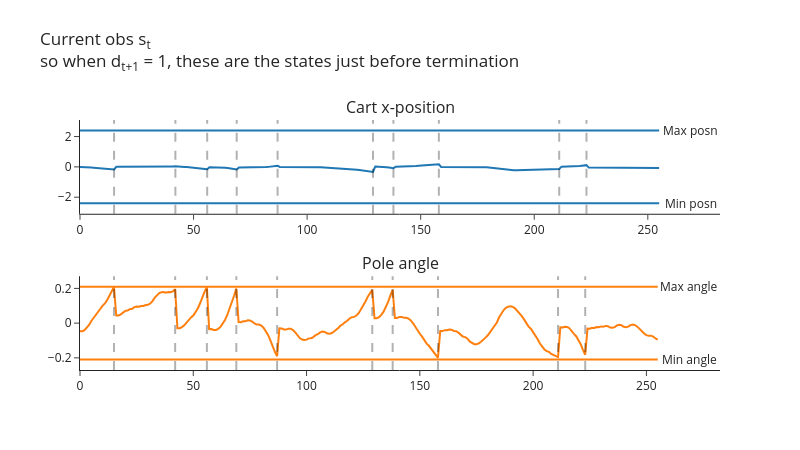
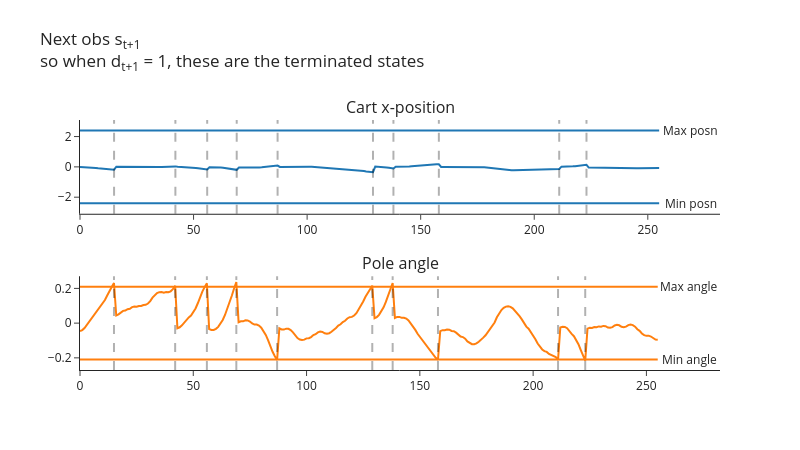
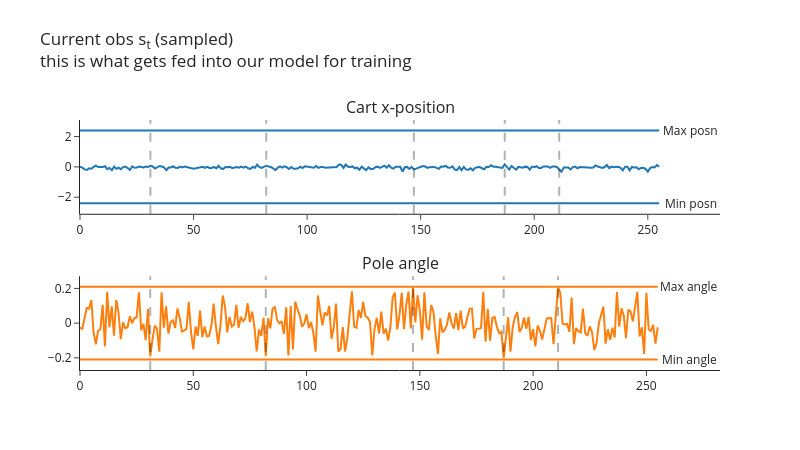

Write notebook code for charts like these, in order.
### Markdown cell above
Next, you can run the following code to visualize your cart's position and angle, and see how these look in both the buffer and the buffer's random samples. Do the samples look correctly shuffled? Also, based on the [CartPole source code](https://github.com/Farama-Foundation/Gymnasium/blob/main/gymnasium/envs/classic_control/cartpole.py), do the angles & positions at which the cart terminates make sense? (Note, the min/max values in the table are different to the termination ranges, the latter can be found *below* the table in the docstring.)

Note that the code below uses our batched `CartPole` with `num_envs=1`, so every tensor it returns has a leading dummy batch dimension of size 1 (one row per environment).

<!-- Lastly, note how there's actually a slight epsiode mismatch between $s_t$ and $s_{t+1}$ in the plots below. The vertical lines show the values of $t$ where $d_{t+1} = 1$, so we can see that at these points $s_t$ and $s_{t+1}$ both refer to the terminated episode (they're the pre-final and final observations respectively), but immediately after these points $s_t$ refers to the terminal observation while $s_{t+1}$ refers to the first observation of the new episode. This isn't really a problem though, because we don't care what action our agent learns to take when $s_t$ is a terminal state (i.e. out of bounds). If we were being careful then we'd want to filter these terms out of our buffer, but for our purposes this week it doesn't really matter if we keep them in. -->

Lastly, note how when we terminate environments we do something slightly different. If `envs.step` results in some environments terminating, it'll actually return `next_obs` as the reset observation for the next episode. In this case, we want to use this as our starting observation for the next step, but we need to make sure we record the correct terminal observation in our buffer - we do this by extracting it from the `infos` dict, which is where it gets stored. You can see this in the plots below: the vertical lines are the values $t$ where $d_{t+1}=1$ i.e. $s_{t+1}$ is terminal, and we can see that $s_t$ is the final observation of the terminated episode while $s_{t+1}$ is the first observation of the new episode immediately after.

### Code cell
buffer = ReplayBuffer(num_envs=1, obs_shape=(4,), action_shape=(), buffer_size=256, seed=0, device=device)
envs = CartPole(num_envs=1, seed=0, device=device)
obs, infos = envs.reset()

for i in range(256):
    # Choose random actions (one per environment), and take a step in the environment
    actions = t.randint(0, envs.single_action_space.n, (envs.num_envs,), device=device)
    next_obs, rewards, terminated, truncated, infos = envs.step(actions)

    # Get `true_next_obs` by finding all environments where we terminated & replacing `next_obs`
    # with the actual terminal states (the env has already auto-reset those environments, and stored
    # the observation they ended on in `infos["final_observation"]`)
    done = terminated | truncated
    true_next_obs = next_obs.clone()
    true_next_obs[done] = infos["final_observation"][done]

    # Add experience to buffer
    buffer.add(obs, actions, rewards, terminated, true_next_obs)
    obs = next_obs

sample = buffer.sample(256)

plot_cartpole_obs_and_dones(
    buffer.obs.cpu(),
    buffer.terminated.cpu(),
    title="Current obs s<sub>t</sub><br>so when d<sub>t+1</sub> = 1, these are the states just before termination",
)

plot_cartpole_obs_and_dones(
    buffer.next_obs.cpu(),
    buffer.terminated.cpu(),
    title="Next obs s<sub>t+1</sub><br>so when d<sub>t+1</sub> = 1, these are the terminated states",
)

plot_cartpole_obs_and_dones(
    sample.obs.cpu(),
    sample.terminated.cpu(),
    title="Current obs s<sub>t</sub> (sampled)<br>this is what gets fed into our model for training",
)

### Figure 1 — Plotly figure (JSON) as saved in the notebook; plotly's stock layout.template omitted (floating-point values rounded to 4 significant figures; data arrays with more than 128 entries replaced by an {"elided": "..."} marker saying what was removed)
{"data": [{"marker": {"color": "#1F77B4"}, "mode": "lines", "name": "posn", "type": "scatter", "xaxis": "x", "y": {"elided": "256 float values"}, "yaxis": "y"}, {"marker": {"color": "#1F77B4"}, "mode": "lines", "name": "posn_min", "type": "scatter", "xaxis": "x", "y": {"elided": "256 float values"}, "yaxis": "y"}, {"marker": {"color": "#1F77B4"}, "mode": "lines", "name": "posn_max", "type": "scatter", "xaxis": "x", "y": {"elided": "256 float values"}, "yaxis": "y"}, {"marker": {"color": "#FF7F0E"}, "mode": "lines", "name": "angle", "type": "scatter", "xaxis": "x2", "y": {"elided": "256 float values"}, "yaxis": "y2"}, {"marker": {"color": "#FF7F0E"}, "mode": "lines", "name": "angle_min", "type": "scatter", "xaxis": "x2", "y": {"elided": "256 float values"}, "yaxis": "y2"}, {"marker": {"color": "#FF7F0E"}, "mode": "lines", "name": "angle_max", "type": "scatter", "xaxis": "x2", "y": {"elided": "256 float values"}, "yaxis": "y2"}], "layout": {"annotations": [{"font": {"size": 16}, "showarrow": false, "text": "Cart x-position", "x": 0.5, "xanchor": "center", "xref": "paper", "y": 1, "yanchor": "bottom", "yref": "paper"}, {"font": {"size": 16}, "showarrow": false, "text": "Pole angle", "x": 0.5, "xanchor": "center", "xref": "paper", "y": 0.375, "yanchor": "bottom", "yref": "paper"}, {"showarrow": false, "text": "Min posn", "x": 268.8, "xref": "x", "y": -2.4, "yref": "y"}, {"showarrow": false, "text": "Min angle", "x": 268.8, "xref": "x2", "y": -0.2095, "yref": "y2"}, {"showarrow": false, "text": "Max posn", "x": 268.8, "xref": "x", "y": 2.4, "yref": "y"}, {"showarrow": false, "text": "Max angle", "x": 268.8, "xref": "x2", "y": 0.2095, "yref": "y2"}], "height": 450, "hovermode": "x unified", "margin": {"t": 120}, "shapes": [{"line": {"color": "black", "dash": "dash", "width": 2}, "type": "line", "x0": 15, "x1": 15, "xref": "x", "y0": 0, "y1": 1, "yref": "y domain"}, {"line": {"color": "black", "dash": "dash", "width": 2}, "type": "line", "x0": 42, "x1": 42, "xref": "x", "y0": 0, "y1": 1, "yref": "y domain"}, {"line": {"color": "black", "dash": "dash", "width": 2}, "type": "line", "x0": 56, "x1": 56, "xref": "x", "y0": 0, "y1": 1, "yref": "y domain"}, {"line": {"color": "black", "dash": "dash", "width": 2}, "type": "line", "x0": 69, "x1": 69, "xref": "x", "y0": 0, "y1": 1, "yref": "y domain"}, {"line": {"color": "black", "dash": "dash", "width": 2}, "type": "line", "x0": 87, "x1": 87, "xref": "x", "y0": 0, "y1": 1, "yref": "y domain"}, {"line": {"color": "black", "dash": "dash", "width": 2}, "type": "line", "x0": 129, "x1": 129, "xref": "x", "y0": 0, "y1": 1, "yref": "y domain"}, {"line": {"color": "black", "dash": "dash", "width": 2}, "type": "line", "x0": 138, "x1": 138, "xref": "x", "y0": 0, "y1": 1, "yref": "y domain"}, {"line": {"color": "black", "dash": "dash", "width": 2}, "type": "line", "x0": 158, "x1": 158, "xref": "x", "y0": 0, "y1": 1, "yref": "y domain"}, {"line": {"color": "black", "dash": "dash", "width": 2}, "type": "line", "x0": 211, "x1": 211, "xref": "x", "y0": 0, "y1": 1, "yref": "y domain"}, {"line": {"color": "black", "dash": "dash", "width": 2}, "type": "line", "x0": 223, "x1": 223, "xref": "x", "y0": 0, "y1": 1, "yref": "y domain"}, {"line": {"color": "black", "dash": "dash", "width": 2}, "type": "line", "x0": 15, "x1": 15, "xref": "x2", "y0": 0, "y1": 1, "yref": "y2 domain"}, {"line": {"color": "black", "dash": "dash", "width": 2}, "type": "line", "x0": 42, "x1": 42, "xref": "x2", "y0": 0, "y1": 1, "yref": "y2 domain"}, {"line": {"color": "black", "dash": "dash", "width": 2}, "type": "line", "x0": 56, "x1": 56, "xref": "x2", "y0": 0, "y1": 1, "yref": "y2 domain"}, {"line": {"color": "black", "dash": "dash", "width": 2}, "type": "line", "x0": 69, "x1": 69, "xref": "x2", "y0": 0, "y1": 1, "yref": "y2 domain"}, {"line": {"color": "black", "dash": "dash", "width": 2}, "type": "line", "x0": 87, "x1": 87, "xref": "x2", "y0": 0, "y1": 1, "yref": "y2 domain"}, {"line": {"color": "black", "dash": "dash", "width": 2}, "type": "line", "x0": 129, "x1": 129, "xref": "x2", "y0": 0, "y1": 1, "yref": "y2 domain"}, {"line": {"color": "black", "dash": "dash", "width": 2}, "type": "line", "x0": 138, "x1": 138, "xref": "x2", "y0": 0, "y1": 1, "yref": "y2 domain"}, {"line": {"color": "black", "dash": "dash", "width": 2}, "type": "line", "x0": 158, "x1": 158, "xref": "x2", "y0": 0, "y1": 1, "yref": "y2 domain"}, {"line": {"color": "black", "dash": "dash", "width": 2}, "type": "line", "x0": 211, "x1": 211, "xref": "x2", "y0": 0, "y1": 1, "yref": "y2 domain"}, {"line": {"color": "black", "dash": "dash", "width": 2}, "type": "line", "x0": 223, "x1": 223, "xref": "x2", "y0": 0, "y1": 1, "yref": "y2 domain"}], "showlegend": false, "title": {"text": "Current obs s<sub>t</sub><br>so when d<sub>t+1</sub> = 1, these are the states just before termination", "y": 0.9}, "width": 800, "xaxis": {"anchor": "y", "domain": [0, 1]}, "xaxis2": {"anchor": "y2", "domain": [0, 1]}, "yaxis": {"anchor": "x", "domain": [0.625, 1]}, "yaxis2": {"anchor": "x2", "domain": [0, 0.375]}}}

### Figure 2 — Plotly figure (JSON) as saved in the notebook; plotly's stock layout.template omitted (floating-point values rounded to 4 significant figures; data arrays with more than 128 entries replaced by an {"elided": "..."} marker saying what was removed)
{"data": [{"marker": {"color": "#1F77B4"}, "mode": "lines", "name": "posn", "type": "scatter", "xaxis": "x", "y": {"elided": "256 float values"}, "yaxis": "y"}, {"marker": {"color": "#1F77B4"}, "mode": "lines", "name": "posn_min", "type": "scatter", "xaxis": "x", "y": {"elided": "256 float values"}, "yaxis": "y"}, {"marker": {"color": "#1F77B4"}, "mode": "lines", "name": "posn_max", "type": "scatter", "xaxis": "x", "y": {"elided": "256 float values"}, "yaxis": "y"}, {"marker": {"color": "#FF7F0E"}, "mode": "lines", "name": "angle", "type": "scatter", "xaxis": "x2", "y": {"elided": "256 float values"}, "yaxis": "y2"}, {"marker": {"color": "#FF7F0E"}, "mode": "lines", "name": "angle_min", "type": "scatter", "xaxis": "x2", "y": {"elided": "256 float values"}, "yaxis": "y2"}, {"marker": {"color": "#FF7F0E"}, "mode": "lines", "name": "angle_max", "type": "scatter", "xaxis": "x2", "y": {"elided": "256 float values"}, "yaxis": "y2"}], "layout": {"annotations": [{"font": {"size": 16}, "showarrow": false, "text": "Cart x-position", "x": 0.5, "xanchor": "center", "xref": "paper", "y": 1, "yanchor": "bottom", "yref": "paper"}, {"font": {"size": 16}, "showarrow": false, "text": "Pole angle", "x": 0.5, "xanchor": "center", "xref": "paper", "y": 0.375, "yanchor": "bottom", "yref": "paper"}, {"showarrow": false, "text": "Min posn", "x": 268.8, "xref": "x", "y": -2.4, "yref": "y"}, {"showarrow": false, "text": "Min angle", "x": 268.8, "xref": "x2", "y": -0.2095, "yref": "y2"}, {"showarrow": false, "text": "Max posn", "x": 268.8, "xref": "x", "y": 2.4, "yref": "y"}, {"showarrow": false, "text": "Max angle", "x": 268.8, "xref": "x2", "y": 0.2095, "yref": "y2"}], "height": 450, "hovermode": "x unified", "margin": {"t": 120}, "shapes": [{"line": {"color": "black", "dash": "dash", "width": 2}, "type": "line", "x0": 15, "x1": 15, "xref": "x", "y0": 0, "y1": 1, "yref": "y domain"}, {"line": {"color": "black", "dash": "dash", "width": 2}, "type": "line", "x0": 42, "x1": 42, "xref": "x", "y0": 0, "y1": 1, "yref": "y domain"}, {"line": {"color": "black", "dash": "dash", "width": 2}, "type": "line", "x0": 56, "x1": 56, "xref": "x", "y0": 0, "y1": 1, "yref": "y domain"}, {"line": {"color": "black", "dash": "dash", "width": 2}, "type": "line", "x0": 69, "x1": 69, "xref": "x", "y0": 0, "y1": 1, "yref": "y domain"}, {"line": {"color": "black", "dash": "dash", "width": 2}, "type": "line", "x0": 87, "x1": 87, "xref": "x", "y0": 0, "y1": 1, "yref": "y domain"}, {"line": {"color": "black", "dash": "dash", "width": 2}, "type": "line", "x0": 129, "x1": 129, "xref": "x", "y0": 0, "y1": 1, "yref": "y domain"}, {"line": {"color": "black", "dash": "dash", "width": 2}, "type": "line", "x0": 138, "x1": 138, "xref": "x", "y0": 0, "y1": 1, "yref": "y domain"}, {"line": {"color": "black", "dash": "dash", "width": 2}, "type": "line", "x0": 158, "x1": 158, "xref": "x", "y0": 0, "y1": 1, "yref": "y domain"}, {"line": {"color": "black", "dash": "dash", "width": 2}, "type": "line", "x0": 211, "x1": 211, "xref": "x", "y0": 0, "y1": 1, "yref": "y domain"}, {"line": {"color": "black", "dash": "dash", "width": 2}, "type": "line", "x0": 223, "x1": 223, "xref": "x", "y0": 0, "y1": 1, "yref": "y domain"}, {"line": {"color": "black", "dash": "dash", "width": 2}, "type": "line", "x0": 15, "x1": 15, "xref": "x2", "y0": 0, "y1": 1, "yref": "y2 domain"}, {"line": {"color": "black", "dash": "dash", "width": 2}, "type": "line", "x0": 42, "x1": 42, "xref": "x2", "y0": 0, "y1": 1, "yref": "y2 domain"}, {"line": {"color": "black", "dash": "dash", "width": 2}, "type": "line", "x0": 56, "x1": 56, "xref": "x2", "y0": 0, "y1": 1, "yref": "y2 domain"}, {"line": {"color": "black", "dash": "dash", "width": 2}, "type": "line", "x0": 69, "x1": 69, "xref": "x2", "y0": 0, "y1": 1, "yref": "y2 domain"}, {"line": {"color": "black", "dash": "dash", "width": 2}, "type": "line", "x0": 87, "x1": 87, "xref": "x2", "y0": 0, "y1": 1, "yref": "y2 domain"}, {"line": {"color": "black", "dash": "dash", "width": 2}, "type": "line", "x0": 129, "x1": 129, "xref": "x2", "y0": 0, "y1": 1, "yref": "y2 domain"}, {"line": {"color": "black", "dash": "dash", "width": 2}, "type": "line", "x0": 138, "x1": 138, "xref": "x2", "y0": 0, "y1": 1, "yref": "y2 domain"}, {"line": {"color": "black", "dash": "dash", "width": 2}, "type": "line", "x0": 158, "x1": 158, "xref": "x2", "y0": 0, "y1": 1, "yref": "y2 domain"}, {"line": {"color": "black", "dash": "dash", "width": 2}, "type": "line", "x0": 211, "x1": 211, "xref": "x2", "y0": 0, "y1": 1, "yref": "y2 domain"}, {"line": {"color": "black", "dash": "dash", "width": 2}, "type": "line", "x0": 223, "x1": 223, "xref": "x2", "y0": 0, "y1": 1, "yref": "y2 domain"}], "showlegend": false, "title": {"text": "Next obs s<sub>t+1</sub><br>so when d<sub>t+1</sub> = 1, these are the terminated states", "y": 0.9}, "width": 800, "xaxis": {"anchor": "y", "domain": [0, 1]}, "xaxis2": {"anchor": "y2", "domain": [0, 1]}, "yaxis": {"anchor": "x", "domain": [0.625, 1]}, "yaxis2": {"anchor": "x2", "domain": [0, 0.375]}}}

### Figure 3 — Plotly figure (JSON) as saved in the notebook; plotly's stock layout.template omitted (floating-point values rounded to 4 significant figures; data arrays with more than 128 entries replaced by an {"elided": "..."} marker saying what was removed)
{"data": [{"marker": {"color": "#1F77B4"}, "mode": "lines", "name": "posn", "type": "scatter", "xaxis": "x", "y": {"elided": "256 float values"}, "yaxis": "y"}, {"marker": {"color": "#1F77B4"}, "mode": "lines", "name": "posn_min", "type": "scatter", "xaxis": "x", "y": {"elided": "256 float values"}, "yaxis": "y"}, {"marker": {"color": "#1F77B4"}, "mode": "lines", "name": "posn_max", "type": "scatter", "xaxis": "x", "y": {"elided": "256 float values"}, "yaxis": "y"}, {"marker": {"color": "#FF7F0E"}, "mode": "lines", "name": "angle", "type": "scatter", "xaxis": "x2", "y": {"elided": "256 float values"}, "yaxis": "y2"}, {"marker": {"color": "#FF7F0E"}, "mode": "lines", "name": "angle_min", "type": "scatter", "xaxis": "x2", "y": {"elided": "256 float values"}, "yaxis": "y2"}, {"marker": {"color": "#FF7F0E"}, "mode": "lines", "name": "angle_max", "type": "scatter", "xaxis": "x2", "y": {"elided": "256 float values"}, "yaxis": "y2"}], "layout": {"annotations": [{"font": {"size": 16}, "showarrow": false, "text": "Cart x-position", "x": 0.5, "xanchor": "center", "xref": "paper", "y": 1, "yanchor": "bottom", "yref": "paper"}, {"font": {"size": 16}, "showarrow": false, "text": "Pole angle", "x": 0.5, "xanchor": "center", "xref": "paper", "y": 0.375, "yanchor": "bottom", "yref": "paper"}, {"showarrow": false, "text": "Min posn", "x": 268.8, "xref": "x", "y": -2.4, "yref": "y"}, {"showarrow": false, "text": "Min angle", "x": 268.8, "xref": "x2", "y": -0.2095, "yref": "y2"}, {"showarrow": false, "text": "Max posn", "x": 268.8, "xref": "x", "y": 2.4, "yref": "y"}, {"showarrow": false, "text": "Max angle", "x": 268.8, "xref": "x2", "y": 0.2095, "yref": "y2"}], "height": 450, "hovermode": "x unified", "margin": {"t": 120}, "shapes": [{"line": {"color": "black", "dash": "dash", "width": 2}, "type": "line", "x0": 31, "x1": 31, "xref": "x", "y0": 0, "y1": 1, "yref": "y domain"}, {"line": {"color": "black", "dash": "dash", "width": 2}, "type": "line", "x0": 82, "x1": 82, "xref": "x", "y0": 0, "y1": 1, "yref": "y domain"}, {"line": {"color": "black", "dash": "dash", "width": 2}, "type": "line", "x0": 147, "x1": 147, "xref": "x", "y0": 0, "y1": 1, "yref": "y domain"}, {"line": {"color": "black", "dash": "dash", "width": 2}, "type": "line", "x0": 187, "x1": 187, "xref": "x", "y0": 0, "y1": 1, "yref": "y domain"}, {"line": {"color": "black", "dash": "dash", "width": 2}, "type": "line", "x0": 211, "x1": 211, "xref": "x", "y0": 0, "y1": 1, "yref": "y domain"}, {"line": {"color": "black", "dash": "dash", "width": 2}, "type": "line", "x0": 31, "x1": 31, "xref": "x2", "y0": 0, "y1": 1, "yref": "y2 domain"}, {"line": {"color": "black", "dash": "dash", "width": 2}, "type": "line", "x0": 82, "x1": 82, "xref": "x2", "y0": 0, "y1": 1, "yref": "y2 domain"}, {"line": {"color": "black", "dash": "dash", "width": 2}, "type": "line", "x0": 147, "x1": 147, "xref": "x2", "y0": 0, "y1": 1, "yref": "y2 domain"}, {"line": {"color": "black", "dash": "dash", "width": 2}, "type": "line", "x0": 187, "x1": 187, "xref": "x2", "y0": 0, "y1": 1, "yref": "y2 domain"}, {"line": {"color": "black", "dash": "dash", "width": 2}, "type": "line", "x0": 211, "x1": 211, "xref": "x2", "y0": 0, "y1": 1, "yref": "y2 domain"}], "showlegend": false, "title": {"text": "Current obs s<sub>t</sub> (sampled)<br>this is what gets fed into our model for training", "y": 0.9}, "width": 800, "xaxis": {"anchor": "y", "domain": [0, 1]}, "xaxis2": {"anchor": "y2", "domain": [0, 1]}, "yaxis": {"anchor": "x", "domain": [0.625, 1]}, "yaxis2": {"anchor": "x2", "domain": [0, 0.375]}}}
